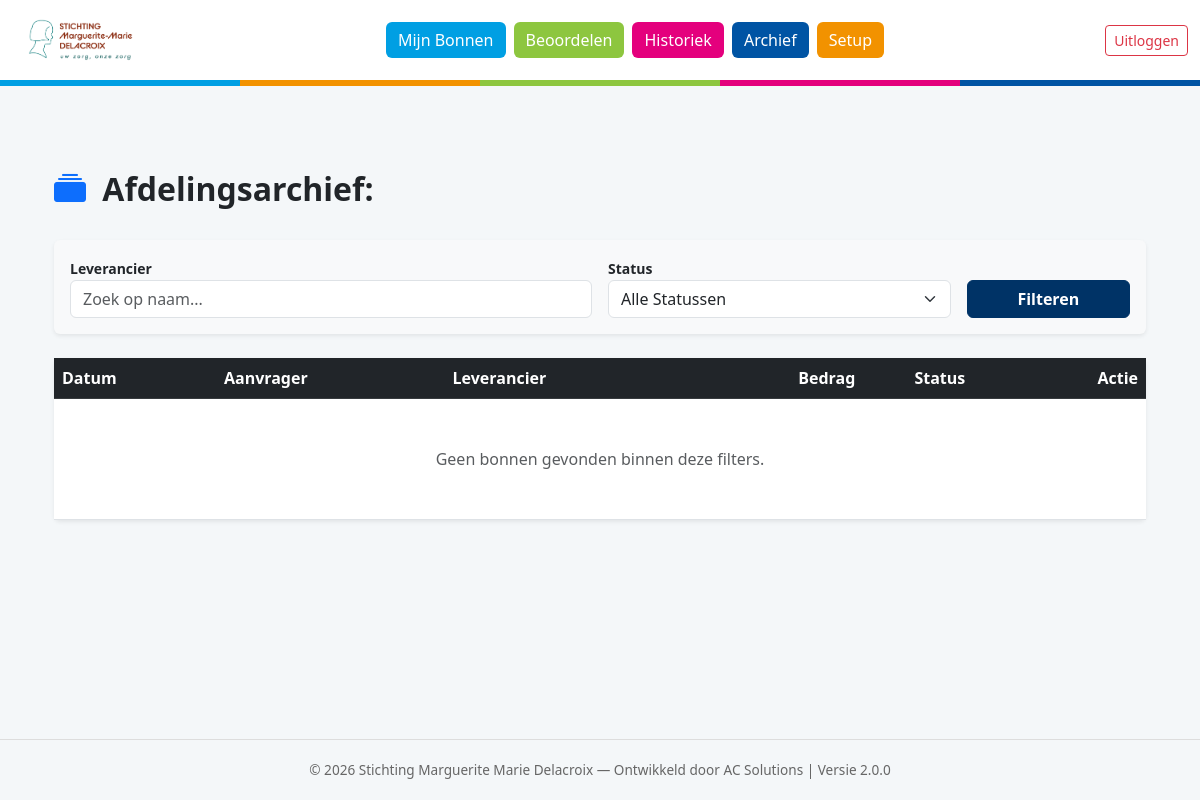
Page /department/archive (signed in) on the earlier database version.
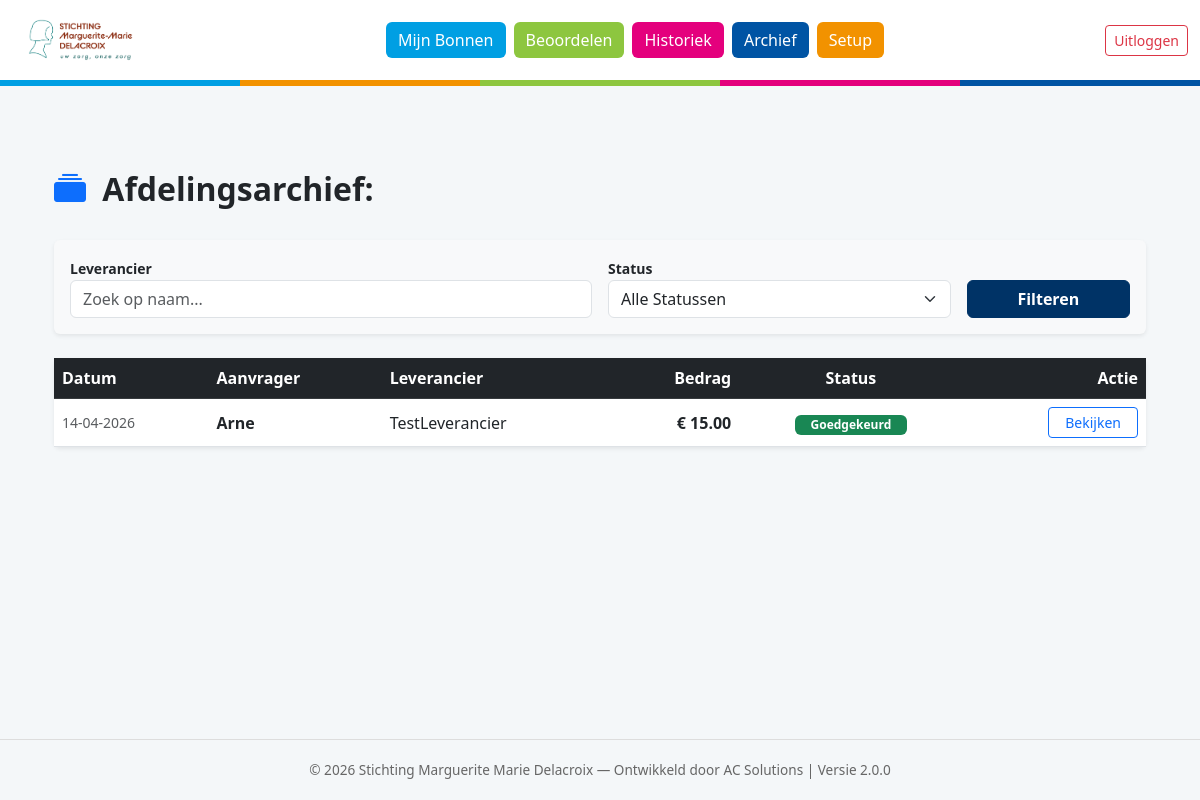
Same page on the later database version.
### models.py (models this page shows)
class Order(db.Model):
    id = db.Column(db.Integer, primary_key=True)
    order_number = db.Column(db.String(50), unique=True)
    created_at = db.Column(db.DateTime, default=datetime.utcnow)
    status = db.Column(db.String(30), default='Concept')
    reference = db.Column(db.String(200))
    total_amount = db.Column(db.Float, default=0.0)
    user_id = db.Column(db.Integer, db.ForeignKey('user.id'))
    supplier_id = db.Column(db.Integer, db.ForeignKey('supplier.id'))
    attachment_filename = db.Column(db.String(255))
    rejection_reason = db.Column(db.Text)
    notify_on_update = db.Column(db.Boolean, default=True)
    notification_type = db.Column(db.String(20), default='Final')
    bo_approval_code = db.Column(db.String(50))
    bo_approval_date = db.Column(db.DateTime)
    bo_name = db.Column(db.String(100))
    dir_approval_code = db.Column(db.String(50))
    dir_approval_date = db.Column(db.DateTime)
    dir_name = db.Column(db.String(100))
    supplier = db.relationship('Supplier', backref='orders', lazy=True)
    lines = db.relationship('OrderLine', backref='order', lazy=True)
    attachments = db.relationship('Attachment', backref='order', lazy=True)

class User(db.Model, UserMixin):
    id = db.Column(db.Integer, primary_key=True)
    username = db.Column(db.String(50), unique=True, nullable=False)
    email = db.Column(db.String(100), unique=True)
    password = db.Column(db.String(100), nullable=False)
    role = db.Column(db.String(20), nullable=False)
    department_id = db.Column(db.Integer, db.ForeignKey('department.id'))
    department_code = db.Column(db.String(5))
    is_active = db.Column(db.Boolean, default=True)
    min_attachment_limit = db.Column(db.Float, default=500.0)
    max_bo_limit = db.Column(db.Float, default=1000.0)
    auto_approve_limit = db.Column(db.Float, default=50.0)
    approver_id = db.Column(db.Integer, db.ForeignKey('user.id'))
    dark_mode = db.Column(db.Boolean, default=False)
    email_notification_freq = db.Column(db.String(20), default='Direct')
    digest_time = db.Column(db.String(5), default='08:00')
    orders = db.relationship('Order', backref='user', lazy=True)

class Supplier(db.Model):
    id = db.Column(db.Integer, primary_key=True)
    name = db.Column(db.String(100), unique=True, nullable=False)
    street = db.Column(db.String(100))
    house_number = db.Column(db.String(10))
    zip_code = db.Column(db.String(20))
    city = db.Column(db.String(100))
    country = db.Column(db.String(100), default="België")
    vat_number = db.Column(db.String(20))
    email = db.Column(db.String(120), nullable=True)

### app.py (the view)
@app.route('/department/archive')
@login_required
def department_archive():
    if current_user.role not in ['BO', 'Admin', 'Directie']:
        return redirect(url_for('dashboard'))
    q_supplier = request.args.get('supplier', '')
    q_status = request.args.get('status', '')
    query = Order.query.join(User).filter(User.department_id == current_user.department_id)
    if q_supplier:
        query = query.join(Supplier).filter(Supplier.name.ilike(f'%{q_supplier}%'))
    if q_status:
        query = query.filter(Order.status == q_status)
    orders = query.order_by(Order.created_at.desc()).all()
    return render_template('department_archive.html',
                           orders=orders,
                           q_supplier=q_supplier,
                           q_status=q_status)

### app.py (called while the page is built)
@login_manager.user_loader
def load_user(user_id):
    return User.query.get(int(user_id))

### templates/department_archive.html (shortened to what this page needs)
{% extends "base.html" %}
{% block content %}
<div class="container pb-5">
    <div class="d-flex justify-content-between align-items-center mb-4">
        <h2 class="fw-bold text-dark">
            <i class="bi bi-collection-fill me-2 text-primary"></i>
            Afdelingsarchief: {{ current_user.department.name }}
        </h2>
    </div>
    <div class="card shadow-sm border-0 mb-4 bg-light">
        <div class="card-body">
            <form method="GET" action="{{ url_for('department_archive') }}" class="row g-3">
                <div class="col-md-6">
                    <label class="small fw-bold">Leverancier</label>
                    <input type="text" name="supplier" class="form-control" placeholder="Zoek op naam..." value="{{ q_supplier }}">
                </div>
                <div class="col-md-4">
                    <label class="small fw-bold">Status</label>
                    <select name="status" class="form-select">
                        <option value="">Alle Statussen</option>
                    </select>
                </div>
                <div class="col-md-2 d-flex align-items-end">
                    <button type="submit" class="btn btn-primary w-100 fw-bold">Filteren</button>
                </div>
            </form>
        </div>
    </div>
    <div class="card shadow-sm border-0">
        <div class="card-body p-0">
            <div class="table-responsive">
                <table class="table table-hover align-middle mb-0">
                    <thead class="table-dark">
                        <tr>
                            <th>Datum</th>
                            <th>Aanvrager</th>
                            <th>Leverancier</th>
                            <th class="text-end">Bedrag</th>
                            <th class="text-center">Status</th>
                            <th class="text-end">Actie</th>
                        </tr>
                    </thead>
                    <tbody>
                        {% for o in orders %}
                        <tr>
                            <td class="small text-muted">{{ o.created_at.strftime('%d-%m-%Y') }}</td>
                            <td>
                                <strong>{{ o.user.username }}</strong>
                            </td>
                            <td>{{ o.supplier.name }}</td>
                            <td class="text-end fw-bold">€ {{ "%.2f"|format(o.total_amount) }}</td>
                            <td class="text-center">
    <span class="badge {% if o.status == 'Goedgekeurd' %}bg-success{% elif o.status == 'Afgewezen' %}bg-danger{% else %}bg-warning text-dark{% endif %} px-3">
        {{ o.status }}
    </span>
</td>
                            <td class="text-end">
                                <a href="{{ url_for('order_detail', order_id=o.id) }}" class="btn btn-sm btn-outline-primary px-3">Bekijken</a>
                            </td>
                        </tr>
                        {% else %}
                        <tr>
                            <td colspan="6" class="text-center py-5 text-muted">Geen bonnen gevonden binnen deze filters.</td>
                        </tr>
                        {% endfor %}
                    </tbody>
                </table>
            </div>
        </div>
    </div>
</div>
{% endblock %}

Differences in the rows shown:
now on this page (row edited): Order: created_at "14-04-2026", user.username "Arne", supplier.name "TestLeverancier", total_amount "15.00", status "Goedgekeurd"
Other differences:
text no longer shown: "Geen bonnen gevonden binnen deze filters."
